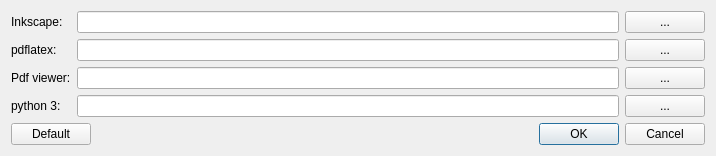
<?xml version="1.0" encoding="UTF-8"?>
<ui version="4.0">
 <class>ExternalProgramsDialog</class>
 <widget class="QDialog" name="ExternalProgramsDialog">
  <property name="geometry">
   <rect>
    <x>0</x>
    <y>0</y>
    <width>716</width>
    <height>144</height>
   </rect>
  </property>
  <property name="sizePolicy">
   <sizepolicy hsizetype="Preferred" vsizetype="Preferred">
    <horstretch>0</horstretch>
    <verstretch>0</verstretch>
   </sizepolicy>
  </property>
  <property name="maximumSize">
   <size>
    <width>16777215</width>
    <height>144</height>
   </size>
  </property>
  <property name="windowTitle">
   <string>External Programs</string>
  </property>
  <layout class="QVBoxLayout" name="verticalLayout">
   <item>
    <layout class="QGridLayout" name="gridLayout">
     <item row="0" column="2">
      <widget class="QPushButton" name="inkscape_pushButton">
       <property name="text">
        <string>...</string>
       </property>
      </widget>
     </item>
     <item row="0" column="0">
      <widget class="QLabel" name="inkscape_label">
       <property name="text">
        <string>Inkscape:</string>
       </property>
      </widget>
     </item>
     <item row="1" column="1">
      <widget class="QLineEdit" name="pdf_latex_lineEdit"/>
     </item>
     <item row="1" column="2">
      <widget class="QPushButton" name="pdf_latex_pushButton">
       <property name="text">
        <string>...</string>
       </property>
      </widget>
     </item>
     <item row="2" column="2">
      <widget class="QPushButton" name="pdf_viewer_pushButton">
       <property name="text">
        <string>...</string>
       </property>
      </widget>
     </item>
     <item row="2" column="0">
      <widget class="QLabel" name="pdf_viewer_label">
       <property name="text">
        <string>Pdf viewer:</string>
       </property>
      </widget>
     </item>
     <item row="2" column="1">
      <widget class="QLineEdit" name="pdf_viewer_lineEdit"/>
     </item>
     <item row="1" column="0">
      <widget class="QLabel" name="pdflatex_label">
       <property name="text">
        <string>pdflatex:</string>
       </property>
      </widget>
     </item>
     <item row="0" column="1">
      <widget class="QLineEdit" name="inkscape_lineEdit"/>
     </item>
     <item row="3" column="2">
      <widget class="QPushButton" name="python_pushButton">
       <property name="text">
        <string>...</string>
       </property>
      </widget>
     </item>
     <item row="3" column="1">
      <widget class="QLineEdit" name="python_lineEdit"/>
     </item>
     <item row="3" column="0">
      <widget class="QLabel" name="python_label">
       <property name="text">
        <string>python 3:</string>
       </property>
      </widget>
     </item>
    </layout>
   </item>
   <item>
    <layout class="QHBoxLayout" name="horizontalLayout">
     <item>
      <widget class="QPushButton" name="defaultButton">
       <property name="text">
        <string>Default</string>
       </property>
      </widget>
     </item>
     <item>
      <widget class="QDialogButtonBox" name="buttonBox">
       <property name="orientation">
        <enum>Qt::Horizontal</enum>
       </property>
       <property name="standardButtons">
        <set>QDialogButtonBox::Cancel|QDialogButtonBox::Ok</set>
       </property>
      </widget>
     </item>
    </layout>
   </item>
  </layout>
 </widget>
 <tabstops>
  <tabstop>inkscape_lineEdit</tabstop>
  <tabstop>inkscape_pushButton</tabstop>
  <tabstop>pdf_latex_lineEdit</tabstop>
  <tabstop>pdf_latex_pushButton</tabstop>
  <tabstop>pdf_viewer_lineEdit</tabstop>
  <tabstop>pdf_viewer_pushButton</tabstop>
 </tabstops>
 <resources/>
 <connections>
  <connection>
   <sender>buttonBox</sender>
   <signal>accepted()</signal>
   <receiver>ExternalProgramsDialog</receiver>
   <slot>accept()</slot>
   <hints>
    <hint type="sourcelabel">
     <x>248</x>
     <y>254</y>
    </hint>
    <hint type="destinationlabel">
     <x>157</x>
     <y>274</y>
    </hint>
   </hints>
  </connection>
  <connection>
   <sender>buttonBox</sender>
   <signal>rejected()</signal>
   <receiver>ExternalProgramsDialog</receiver>
   <slot>reject()</slot>
   <hints>
    <hint type="sourcelabel">
     <x>316</x>
     <y>260</y>
    </hint>
    <hint type="destinationlabel">
     <x>286</x>
     <y>274</y>
    </hint>
   </hints>
  </connection>
 </connections>
</ui>
